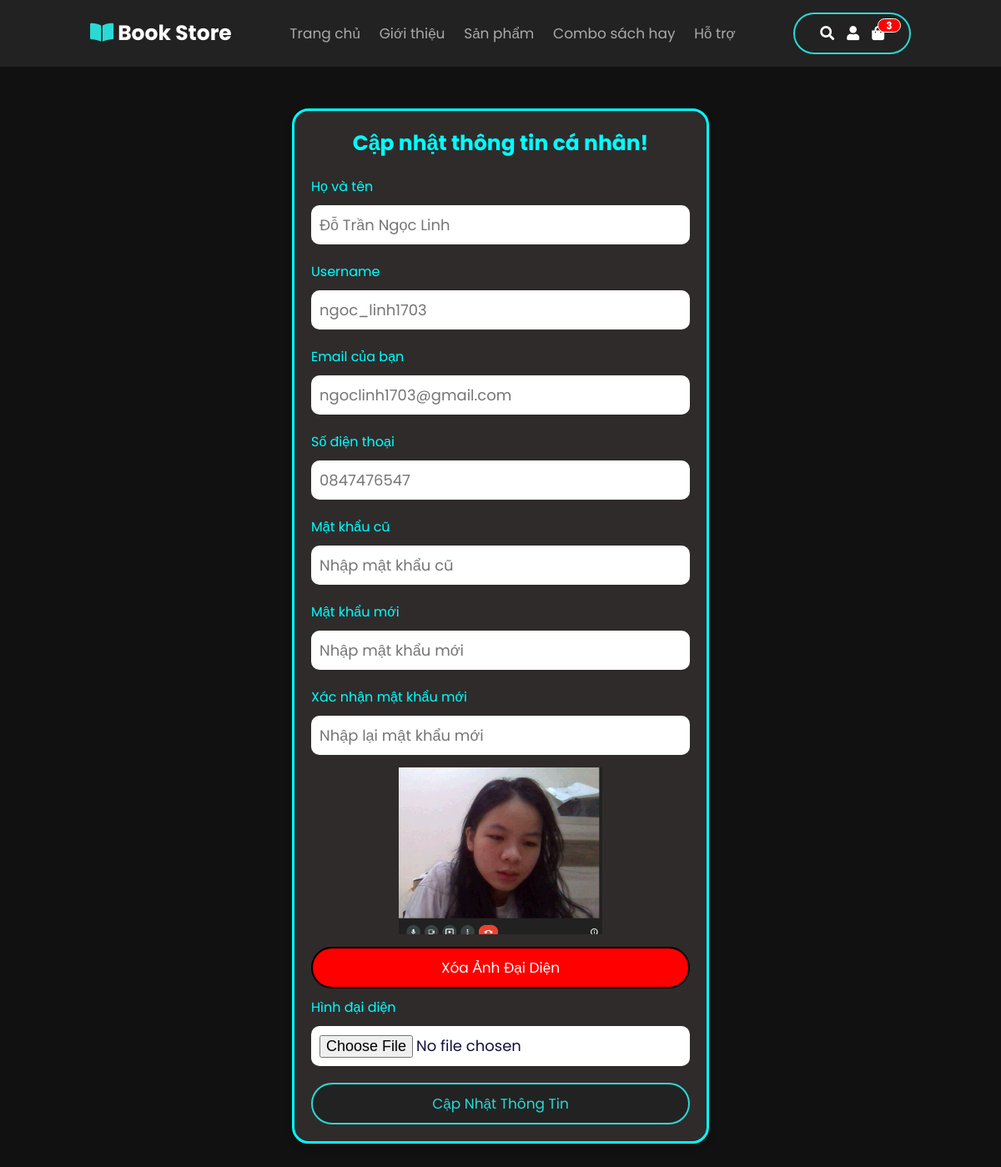
Screenshot of /app/View/update_profile.php (signed in) with the database file from the repository.
### tables this page shows
CREATE TABLE `users` (
  `user_id` varchar(10) NOT NULL,
  `fullname` varchar(100) NOT NULL,
  `username` varchar(100) DEFAULT NULL,
  `email` varchar(100) NOT NULL,
  `phonenumber` varchar(20) NOT NULL,
  `password` varchar(100) NOT NULL,
  `user_type` varchar(100) NOT NULL DEFAULT 'user',
  `image` varchar(100) NOT NULL
);

### app/View/update_profile.php (the view, shortened to what this page needs)
<?php
include '../../config/config.php';
?>
<!DOCTYPE html>
<html lang="en">
<head>
   <link rel="stylesheet" href="css/style.css">
   <link rel="stylesheet" href="https://cdnjs.cloudflare.com/ajax/libs/font-awesome/5.15.4/css/all.min.css">
   <link rel="stylesheet" href="../../public/css/style.css">
   <link rel="stylesheet" href="https://cdnjs.cloudflare.com/ajax/libs/aos/2.3.4/aos.css">
</head>
<body>
<?php include '../View/header.php'; ?>
<section class="updateInfo-form">
   <form onsubmit="return validateForm()" action="../Controllers/userUpdateProfileCTRL.php" method="post" enctype="multipart/form-data">
      <h3>Cập nhật thông tin cá nhân!</h3>
      <?php
         $user_id = $_COOKIE['user_id'];
         $select_profile = mysqli_query($conn, "SELECT * FROM `users` WHERE user_id = '$user_id' LIMIT 1") or die('query failed');
         $fetch_profile = mysqli_fetch_assoc($select_profile);
      ?>
      <p class="placeholder">Họ và tên</p>
      <input type="text" name="fullname" maxlength="50" placeholder="<?= $fetch_profile['fullname']; ?>" class="box">
      <p class="placeholder">Username</p>
      <input type="text" id="username" name="username" maxlength="50" placeholder="<?= $fetch_profile['username']; ?>" class="box">
      <p class="placeholder">Email của bạn</p>
      <input type="email" id="email" name="email" maxlength="50" placeholder="<?= $fetch_profile['email']; ?>" class="box">
      <p class="placeholder">Số điện thoại</p>
      <input type="text" id="phoneNumber" name="phonenumber" maxlength="50" placeholder="<?= $fetch_profile['phonenumber']; ?>" class="box">
      <p class="placeholder">Mật khẩu cũ</p>
      <input type="password" name="oldpass" maxlength="50" placeholder="Nhập mật khẩu cũ" class="box">
      <p class="placeholder">Mật khẩu mới</p>
      <input type="password" id="password" name="newpass" maxlength="50" placeholder="Nhập mật khẩu mới" class="box">
      <p class="placeholder">Xác nhận mật khẩu mới</p>
      <input type="password" name="confirmpass" maxlength="50" placeholder="Nhập lại mật khẩu mới" class="box">
      <?php if($fetch_profile['image'] != ''){ ?>
         <img src="../../public/images/<?= $fetch_profile['image']; ?>" alt="" class="image">
         <input type="submit" value="Xóa ảnh đại diện" name="delete_image" class="delete-btn" onclick="return confirm('delete this image?');">
      <?php }; ?>
      <p class="placeholder">Hình đại diện</p>
      <input type="file" name="image" class="box" accept="image/*">
      <input type="submit" value="Cập nhật thông tin" name="submit" class="btn">
   </form>
</section>
</body>
</html>

### public/css/style.css (style rules this page uses)
:root { --main-color: #16a085; --red: #eb4d4b; --orange: #f39c12; --black: #130f40; --light-color: #999; --light-bg: #eee; --white: #fff; --border: .1rem solid rgba(0, 0, 0, .2); --box-shadow: 0 .5rem 1rem rgba(0, 0, 0, .1); }
* { font-family: 'Poppins', sans-serif; margin: 0; padding: 0; -webkit-box-sizing: border-box; box-sizing: border-box; outline: none; border: none; text-decoration: none; -webkit-transition: all .2s linear; transition: all .2s linear; }
html { font-size: 62.5%; overflow-x: hidden; scroll-behavior: smooth; scroll-padding-top: 9rem; }
body { background: #111; overflow-x: hidden; }
section { padding: 3rem 9%; }
.btn { margin-top: 1rem; display: block; padding: 1rem 3rem; font-size: 1.7rem; color: #29d9d5; border: 0.2rem solid #29d9d5; border-radius: 5rem; cursor: pointer; background: #222; }
.delete-btn { margin-top: 1rem; display: block; padding: 1rem 2rem; font-size: 1.7rem; color: white; border: 0.2rem solid black; border-radius: 5rem; cursor: pointer; background: red; text-transform: capitalize; }
.updateInfo-form form { background: #2f2b2b; box-shadow: var(--box-shadow); box-shadow: var(--box-shadow); padding: 2rem; border: 3px solid aqua; border-radius: 2rem; max-width: 50rem; margin: 10rem auto; }
.updateInfo-form form h3 { padding-bottom: 1rem; font-size: 2.5rem; color: aqua; text-align: center; }
.updateInfo-form form p { padding-top: 1rem; font-size: 1.6rem; color: aqua; }
.updateInfo-form form .box { width: 100%; border-radius: 1rem; padding: 1rem; font-size: 1.8rem; color: var(--black); background-color: white; margin: 1rem 0; }
.updateInfo-form form .image { height: 20rem; width: 100%; object-fit: contain; margin-top: .5rem; }
.updateInfo-form form .delete-btn, .updateInfo-form form .btn { text-transform: capitalize; width: 100%; }

### rows the page displays
users: fullname "Đỗ Trần Ngọc Linh", username "ngoc_linh1703", email "ngoclinh1703@gmail.com", phonenumber "0847476547", image (picture)

### other values shown
$cart_rows_number "3"
